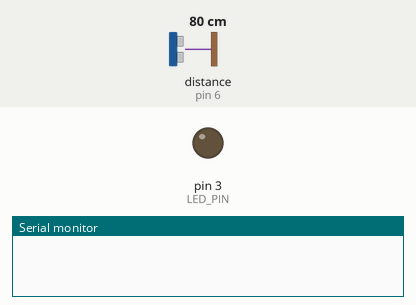
A sketch run on a simulated Arduino Uno, built with avr-gcc and run on an emulated ATmega328P. Parts: output pins drawn as LEDs (lit = HIGH), the last lines printed to the serial monitor. Wiring (inferred from the names in the program): ultrasonic range finder: trigger pin 7; echo pin 6. The inputs (shaded band) are chosen by the test bench; at power-on: distance to the obstacle (sensor on pin 6) 80 cm. The echo pulse lasts 58.3 µs per cm; no radio packets arrive unless stated; pins used as bus, display or sensor lines are not drawn.

Above: at 1.8 s.
1.9 s: distance to the obstacle (sensor on pin 6) set to 18 cm
3.4 s: distance to the obstacle (sensor on pin 6) set to 14 cm
At 5.0 s:
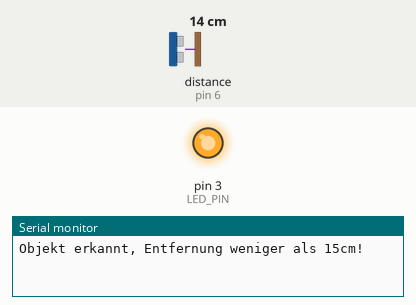
Timing chart, 0 to 6.5 s (numbered marks = the images above; inputs shaded):
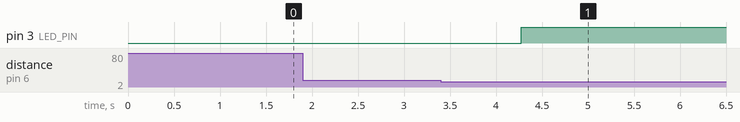

The sketch:

MailMate-Sender_mit_LoRaWAN_.ino
```cpp
#include <LoRa.h>

#define TRIG_PIN 7
#define ECHO_PIN 6
#define LED_PIN 3
#define LORA_SS_PIN 10
#define LORA_DIO0_PIN 2

float lastDistance = 0.0; // Letzte gemessene Distanz
bool ledStatus = false; // Zustand der LED, standardmäßig ausgeschaltet

void setup() {
  Serial.begin(9600);
  pinMode(TRIG_PIN, OUTPUT);
  pinMode(ECHO_PIN, INPUT);
  pinMode(LED_PIN, OUTPUT);

  if (!initLoRa()) {
    Serial.println("LoRa initialisation failed.");
    blinkLED();
  }
}

void loop() {
  // Trigger Impuls senden
  digitalWrite(TRIG_PIN, LOW);
  delayMicroseconds(2);
  digitalWrite(TRIG_PIN, HIGH);
  delayMicroseconds(10);
  digitalWrite(TRIG_PIN, LOW);

  // Echo lesen
  long duration = pulseIn(ECHO_PIN, HIGH);

  // Distanz berechnen (nach Formel: distanz = (Laufzeit/2) / 29.1)
  float distance = (duration/2) / 29.1;

  if (distance != lastDistance) {
    handleDistanceChange(distance);
    lastDistance = distance;
  }

  // Sende die Distanz über LoRa
  LoRa.beginPacket();
  LoRa.print(distance);
  LoRa.endPacket();

  delay(1000);
}

bool initLoRa() {
  if (!LoRa.begin(433E6)) {
    return false;
  }
  return true;
}

void handleDistanceChange(float distance) {
  if (distance < 15 && ledStatus == false) {
    digitalWrite(LED_PIN, HIGH);
    ledStatus = true;
    Serial.println("Objekt erkannt, Entfernung weniger als 15cm!");
  } else if(distance >= 15 && ledStatus == true){
    digitalWrite(LED_PIN, LOW);
    ledStatus = false;
    Serial.println("Kein Objekt innerhalb von 15cm erkannt.");
  }
}

void blinkLED() {
  for (int i = 0; i < 5; i++) {
    digitalWrite(LED_PIN, HIGH);
    delay(200);
    digitalWrite(LED_PIN, LOW);
    delay(200);
  }
}
```

Measured:
- the behaviour switches between 16 and 15 cm on distance to the obstacle (sensor on pin 6) (found by bisection; images 0 and 1)
- after the input at 1.9 s, every drawn part: stays the same
- after the input at 3.4 s, pin 3 (LED_PIN): LOW → HIGH after 0.88 s
